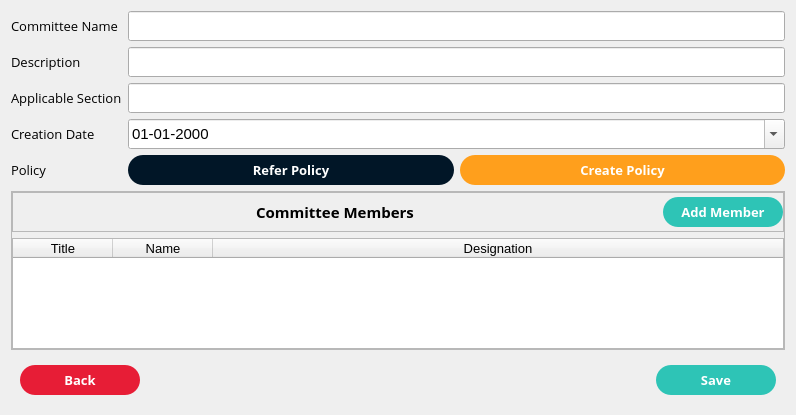
<?xml version="1.0" encoding="UTF-8"?>
<ui version="4.0">
 <class>Form</class>
 <widget class="QWidget" name="Form">
  <property name="geometry">
   <rect>
    <x>0</x>
    <y>0</y>
    <width>796</width>
    <height>415</height>
   </rect>
  </property>
  <property name="windowTitle">
   <string>Form</string>
  </property>
  <property name="styleSheet">
   <string notr="true"/>
  </property>
  <layout class="QVBoxLayout" name="verticalLayout">
   <item>
    <widget class="QWidget" name="widget" native="true">
     <property name="maximumSize">
      <size>
       <width>16777215</width>
       <height>200</height>
      </size>
     </property>
     <property name="font">
      <font>
       <pointsize>10</pointsize>
       <stylestrategy>PreferAntialias</stylestrategy>
      </font>
     </property>
     <layout class="QFormLayout" name="formLayout">
      <property name="leftMargin">
       <number>0</number>
      </property>
      <property name="topMargin">
       <number>0</number>
      </property>
      <property name="rightMargin">
       <number>0</number>
      </property>
      <property name="bottomMargin">
       <number>0</number>
      </property>
      <item row="0" column="0">
       <widget class="QLabel" name="label">
        <property name="font">
         <font>
          <family>Open Sans</family>
          <pointsize>10</pointsize>
          <stylestrategy>PreferAntialias</stylestrategy>
         </font>
        </property>
        <property name="text">
         <string>Committee Name</string>
        </property>
       </widget>
      </item>
      <item row="0" column="1">
       <widget class="QLineEdit" name="committeeName">
        <property name="minimumSize">
         <size>
          <width>0</width>
          <height>30</height>
         </size>
        </property>
        <property name="maximumSize">
         <size>
          <width>16777215</width>
          <height>30</height>
         </size>
        </property>
        <property name="font">
         <font>
          <pointsize>11</pointsize>
          <stylestrategy>PreferAntialias</stylestrategy>
         </font>
        </property>
       </widget>
      </item>
      <item row="1" column="0">
       <widget class="QLabel" name="label_2">
        <property name="font">
         <font>
          <family>Open Sans</family>
          <pointsize>10</pointsize>
          <stylestrategy>PreferAntialias</stylestrategy>
         </font>
        </property>
        <property name="text">
         <string>Description</string>
        </property>
       </widget>
      </item>
      <item row="1" column="1">
       <widget class="QLineEdit" name="description">
        <property name="minimumSize">
         <size>
          <width>0</width>
          <height>30</height>
         </size>
        </property>
        <property name="maximumSize">
         <size>
          <width>16777215</width>
          <height>30</height>
         </size>
        </property>
        <property name="font">
         <font>
          <pointsize>11</pointsize>
          <stylestrategy>PreferAntialias</stylestrategy>
         </font>
        </property>
       </widget>
      </item>
      <item row="2" column="0">
       <widget class="QLabel" name="label_3">
        <property name="font">
         <font>
          <family>Open Sans</family>
          <pointsize>10</pointsize>
          <stylestrategy>PreferAntialias</stylestrategy>
         </font>
        </property>
        <property name="text">
         <string>Applicable Section</string>
        </property>
       </widget>
      </item>
      <item row="2" column="1">
       <widget class="QLineEdit" name="applicableSection">
        <property name="minimumSize">
         <size>
          <width>0</width>
          <height>30</height>
         </size>
        </property>
        <property name="maximumSize">
         <size>
          <width>16777215</width>
          <height>30</height>
         </size>
        </property>
        <property name="font">
         <font>
          <pointsize>11</pointsize>
          <stylestrategy>PreferAntialias</stylestrategy>
         </font>
        </property>
       </widget>
      </item>
      <item row="3" column="0">
       <widget class="QLabel" name="label_4">
        <property name="font">
         <font>
          <family>Open Sans</family>
          <pointsize>10</pointsize>
          <stylestrategy>PreferAntialias</stylestrategy>
         </font>
        </property>
        <property name="text">
         <string>Creation Date</string>
        </property>
       </widget>
      </item>
      <item row="3" column="1">
       <widget class="QDateEdit" name="creationDate">
        <property name="minimumSize">
         <size>
          <width>0</width>
          <height>30</height>
         </size>
        </property>
        <property name="maximumSize">
         <size>
          <width>16777215</width>
          <height>30</height>
         </size>
        </property>
        <property name="font">
         <font>
          <pointsize>11</pointsize>
          <stylestrategy>PreferAntialias</stylestrategy>
         </font>
        </property>
        <property name="displayFormat">
         <string>dd-MM-yyyy</string>
        </property>
        <property name="calendarPopup">
         <bool>true</bool>
        </property>
       </widget>
      </item>
      <item row="4" column="0">
       <widget class="QLabel" name="label_6">
        <property name="font">
         <font>
          <family>Open Sans</family>
          <stylestrategy>PreferAntialias</stylestrategy>
         </font>
        </property>
        <property name="text">
         <string>Policy</string>
        </property>
       </widget>
      </item>
      <item row="4" column="1">
       <widget class="QWidget" name="widget_3" native="true">
        <layout class="QHBoxLayout" name="horizontalLayout_2">
         <property name="leftMargin">
          <number>0</number>
         </property>
         <property name="topMargin">
          <number>0</number>
         </property>
         <property name="rightMargin">
          <number>0</number>
         </property>
         <property name="bottomMargin">
          <number>0</number>
         </property>
         <item>
          <widget class="QPushButton" name="pushButton_2">
           <property name="minimumSize">
            <size>
             <width>0</width>
             <height>30</height>
            </size>
           </property>
           <property name="maximumSize">
            <size>
             <width>16777215</width>
             <height>30</height>
            </size>
           </property>
           <property name="font">
            <font>
             <family>Open Sans</family>
             <pointsize>10</pointsize>
             <weight>75</weight>
             <bold>true</bold>
             <stylestrategy>PreferAntialias</stylestrategy>
            </font>
           </property>
           <property name="styleSheet">
            <string notr="true">border-width: 2px;
border-radius: 15px;
background-color:rgb(1, 22, 39);
color: rgb(255, 255, 255);</string>
           </property>
           <property name="text">
            <string>Refer Policy</string>
           </property>
          </widget>
         </item>
         <item>
          <widget class="QPushButton" name="pushButton">
           <property name="minimumSize">
            <size>
             <width>0</width>
             <height>30</height>
            </size>
           </property>
           <property name="maximumSize">
            <size>
             <width>16777215</width>
             <height>30</height>
            </size>
           </property>
           <property name="font">
            <font>
             <family>Open Sans</family>
             <pointsize>10</pointsize>
             <weight>75</weight>
             <bold>true</bold>
             <stylestrategy>PreferAntialias</stylestrategy>
            </font>
           </property>
           <property name="styleSheet">
            <string notr="true">border-width: 2px;
border-radius: 15px;
background-color:rgb(255, 159, 28);
color: rgb(255, 255, 255);</string>
           </property>
           <property name="text">
            <string>Create Policy</string>
           </property>
          </widget>
         </item>
        </layout>
       </widget>
      </item>
     </layout>
    </widget>
   </item>
   <item>
    <widget class="QFrame" name="frame_2">
     <property name="font">
      <font>
       <pointsize>10</pointsize>
       <stylestrategy>PreferAntialias</stylestrategy>
      </font>
     </property>
     <property name="frameShape">
      <enum>QFrame::StyledPanel</enum>
     </property>
     <property name="frameShadow">
      <enum>QFrame::Sunken</enum>
     </property>
     <layout class="QVBoxLayout" name="verticalLayout_2">
      <property name="leftMargin">
       <number>0</number>
      </property>
      <property name="topMargin">
       <number>0</number>
      </property>
      <property name="rightMargin">
       <number>0</number>
      </property>
      <property name="bottomMargin">
       <number>0</number>
      </property>
      <item>
       <widget class="QFrame" name="frame">
        <property name="minimumSize">
         <size>
          <width>0</width>
          <height>40</height>
         </size>
        </property>
        <property name="maximumSize">
         <size>
          <width>16777215</width>
          <height>40</height>
         </size>
        </property>
        <property name="font">
         <font>
          <pointsize>10</pointsize>
          <stylestrategy>PreferAntialias</stylestrategy>
         </font>
        </property>
        <property name="frameShape">
         <enum>QFrame::StyledPanel</enum>
        </property>
        <property name="frameShadow">
         <enum>QFrame::Raised</enum>
        </property>
        <layout class="QHBoxLayout" name="horizontalLayout">
         <property name="leftMargin">
          <number>0</number>
         </property>
         <property name="topMargin">
          <number>0</number>
         </property>
         <property name="rightMargin">
          <number>0</number>
         </property>
         <property name="bottomMargin">
          <number>0</number>
         </property>
         <item>
          <widget class="QLabel" name="label_7">
           <property name="minimumSize">
            <size>
             <width>500</width>
             <height>0</height>
            </size>
           </property>
           <property name="font">
            <font>
             <family>Open Sans</family>
             <pointsize>11</pointsize>
             <weight>75</weight>
             <bold>true</bold>
            </font>
           </property>
           <property name="text">
            <string>Committee Members</string>
           </property>
           <property name="alignment">
            <set>Qt::AlignCenter</set>
           </property>
          </widget>
         </item>
         <item>
          <widget class="QPushButton" name="addMember">
           <property name="minimumSize">
            <size>
             <width>120</width>
             <height>30</height>
            </size>
           </property>
           <property name="maximumSize">
            <size>
             <width>120</width>
             <height>30</height>
            </size>
           </property>
           <property name="font">
            <font>
             <family>Open Sans</family>
             <pointsize>10</pointsize>
             <weight>75</weight>
             <bold>true</bold>
             <stylestrategy>PreferAntialias</stylestrategy>
            </font>
           </property>
           <property name="styleSheet">
            <string notr="true">border-width: 2px;
border-radius: 15px;
background-color:rgb(46, 196, 182);
color: rgb(255, 255, 255);</string>
           </property>
           <property name="text">
            <string>Add Member</string>
           </property>
          </widget>
         </item>
        </layout>
       </widget>
      </item>
      <item>
       <widget class="QTableWidget" name="membersTable">
        <property name="font">
         <font>
          <pointsize>10</pointsize>
          <stylestrategy>PreferAntialias</stylestrategy>
         </font>
        </property>
        <attribute name="horizontalHeaderStretchLastSection">
         <bool>true</bool>
        </attribute>
        <column>
         <property name="text">
          <string>Title</string>
         </property>
        </column>
        <column>
         <property name="text">
          <string>Name</string>
         </property>
        </column>
        <column>
         <property name="text">
          <string>Designation</string>
         </property>
        </column>
       </widget>
      </item>
     </layout>
    </widget>
   </item>
   <item>
    <widget class="QWidget" name="widget_2" native="true">
     <layout class="QHBoxLayout" name="horizontalLayout_3">
      <item>
       <widget class="QPushButton" name="backButton">
        <property name="minimumSize">
         <size>
          <width>120</width>
          <height>30</height>
         </size>
        </property>
        <property name="maximumSize">
         <size>
          <width>120</width>
          <height>30</height>
         </size>
        </property>
        <property name="font">
         <font>
          <family>Open Sans</family>
          <pointsize>10</pointsize>
          <weight>75</weight>
          <bold>true</bold>
          <stylestrategy>PreferAntialias</stylestrategy>
         </font>
        </property>
        <property name="styleSheet">
         <string notr="true">border-width: 2px;
border-radius: 15px;
background-color:rgb(231, 29, 54);
color: rgb(255, 255, 255);</string>
        </property>
        <property name="text">
         <string>Back</string>
        </property>
       </widget>
      </item>
      <item>
       <spacer name="horizontalSpacer">
        <property name="orientation">
         <enum>Qt::Horizontal</enum>
        </property>
        <property name="sizeHint" stdset="0">
         <size>
          <width>505</width>
          <height>20</height>
         </size>
        </property>
       </spacer>
      </item>
      <item>
       <widget class="QPushButton" name="saveCommittee">
        <property name="minimumSize">
         <size>
          <width>120</width>
          <height>30</height>
         </size>
        </property>
        <property name="maximumSize">
         <size>
          <width>120</width>
          <height>30</height>
         </size>
        </property>
        <property name="font">
         <font>
          <family>Open Sans</family>
          <pointsize>10</pointsize>
          <weight>75</weight>
          <bold>true</bold>
          <stylestrategy>PreferAntialias</stylestrategy>
         </font>
        </property>
        <property name="styleSheet">
         <string notr="true">border-width: 2px;
border-radius: 15px;
background-color:rgb(46, 196, 182);
color: rgb(255, 255, 255);</string>
        </property>
        <property name="text">
         <string>Save</string>
        </property>
       </widget>
      </item>
     </layout>
    </widget>
   </item>
  </layout>
 </widget>
 <resources/>
 <connections/>
</ui>
